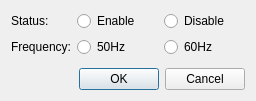
<?xml version="1.0" encoding="UTF-8"?>
<ui version="4.0">
 <class>AntiFlickerDialog</class>
 <widget class="QDialog" name="AntiFlickerDialog">
  <property name="geometry">
   <rect>
    <x>0</x>
    <y>0</y>
    <width>256</width>
    <height>101</height>
   </rect>
  </property>
  <property name="windowTitle">
   <string>Dialog</string>
  </property>
  <layout class="QGridLayout" name="gridLayout">
   <item row="0" column="0">
    <layout class="QVBoxLayout" name="verticalLayout">
     <item>
      <layout class="QFormLayout" name="formLayout">
       <item row="0" column="0">
        <widget class="QLabel" name="labelStatus">
         <property name="text">
          <string>Status:</string>
         </property>
        </widget>
       </item>
       <item row="0" column="1">
        <layout class="QHBoxLayout" name="horizontalLayout">
         <item>
          <widget class="QRadioButton" name="radioButtonEnable">
           <property name="text">
            <string>Enable</string>
           </property>
          </widget>
         </item>
         <item>
          <widget class="QRadioButton" name="radioButtonDisable">
           <property name="text">
            <string>Disable</string>
           </property>
          </widget>
         </item>
        </layout>
       </item>
       <item row="1" column="0">
        <widget class="QLabel" name="labelFrequency">
         <property name="text">
          <string>Frequency:</string>
         </property>
        </widget>
       </item>
       <item row="1" column="1">
        <layout class="QHBoxLayout" name="horizontalLayout_2">
         <item>
          <widget class="QRadioButton" name="radioButton50Hz">
           <property name="text">
            <string>50Hz</string>
           </property>
          </widget>
         </item>
         <item>
          <widget class="QRadioButton" name="radioButton60Hz">
           <property name="text">
            <string>60Hz</string>
           </property>
          </widget>
         </item>
        </layout>
       </item>
      </layout>
     </item>
     <item>
      <widget class="QDialogButtonBox" name="buttonBox">
       <property name="orientation">
        <enum>Qt::Horizontal</enum>
       </property>
       <property name="standardButtons">
        <set>QDialogButtonBox::Cancel|QDialogButtonBox::Ok</set>
       </property>
      </widget>
     </item>
    </layout>
   </item>
  </layout>
 </widget>
 <resources/>
 <connections>
  <connection>
   <sender>buttonBox</sender>
   <signal>accepted()</signal>
   <receiver>AntiFlickerDialog</receiver>
   <slot>accept()</slot>
   <hints>
    <hint type="sourcelabel">
     <x>248</x>
     <y>254</y>
    </hint>
    <hint type="destinationlabel">
     <x>157</x>
     <y>274</y>
    </hint>
   </hints>
  </connection>
  <connection>
   <sender>buttonBox</sender>
   <signal>rejected()</signal>
   <receiver>AntiFlickerDialog</receiver>
   <slot>reject()</slot>
   <hints>
    <hint type="sourcelabel">
     <x>316</x>
     <y>260</y>
    </hint>
    <hint type="destinationlabel">
     <x>286</x>
     <y>274</y>
    </hint>
   </hints>
  </connection>
 </connections>
</ui>
